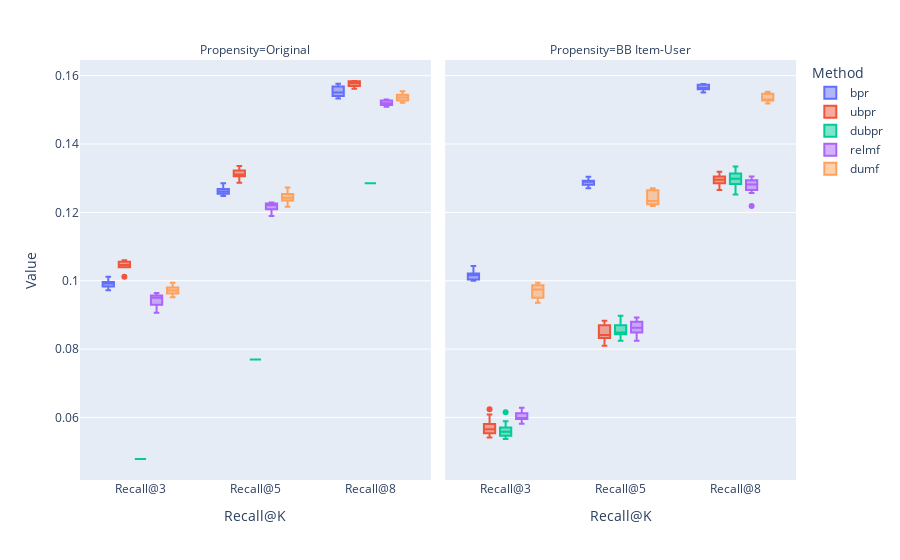

The notebook cell this image was saved under:
### Markdown cell above
### Recall@K

### Code cell
plot_metric(yahoo_df, 'Recall', methods=_methods, propensities=_propensities)

### Figure 1 — Plotly figure (JSON) as saved in the notebook; plotly's stock layout.template omitted (floating-point values rounded to 4 significant figures)
{"data": [{"alignmentgroup": "True", "hovertemplate": "Method=bpr<br>Propensity=Original<br>Metric@K=%{x}<br>Value=%{y}<extra></extra>", "legendgroup": "bpr", "marker": {"color": "#636efa"}, "name": "bpr", "notched": false, "offsetgroup": "bpr", "orientation": "v", "quartilemethod": "exclusive", "showlegend": true, "type": "box", "x": ["Recall@3", "Recall@3", "Recall@3", "Recall@3", "Recall@3", "Recall@3", "Recall@3", "Recall@3", "Recall@3", "Recall@3", "Recall@5", "Recall@5", "Recall@5", "Recall@5", "Recall@5", "Recall@5", "Recall@5", "Recall@5", "Recall@5", "Recall@5", "Recall@8", "Recall@8", "Recall@8", "Recall@8", "Recall@8", "Recall@8", "Recall@8", "Recall@8", "Recall@8", "Recall@8"], "x0": " ", "xaxis": "x", "y": [0.1011, 0.09936, 0.09906, 0.09876, 0.09958, 0.09967, 0.09828, 0.1003, 0.09728, 0.09725, 0.1262, 0.1269, 0.1274, 0.1267, 0.1256, 0.1285, 0.126, 0.1255, 0.1248, 0.1248, 0.1568, 0.1569, 0.1554, 0.1555, 0.1545, 0.1576, 0.1535, 0.1533, 0.1547, 0.154], "y0": " ", "yaxis": "y"}, {"alignmentgroup": "True", "hovertemplate": "Method=bpr<br>Propensity=BB Item-User<br>Metric@K=%{x}<br>Value=%{y}<extra></extra>", "legendgroup": "bpr", "marker": {"color": "#636efa"}, "name": "bpr", "notched": false, "offsetgroup": "bpr", "orientation": "v", "quartilemethod": "exclusive", "showlegend": false, "type": "box", "x": ["Recall@3", "Recall@3", "Recall@3", "Recall@3", "Recall@3", "Recall@3", "Recall@3", "Recall@3", "Recall@3", "Recall@3", "Recall@5", "Recall@5", "Recall@5", "Recall@5", "Recall@5", "Recall@5", "Recall@5", "Recall@5", "Recall@5", "Recall@5", "Recall@8", "Recall@8", "Recall@8", "Recall@8", "Recall@8", "Recall@8", "Recall@8", "Recall@8", "Recall@8", "Recall@8"], "x0": " ", "xaxis": "x2", "y": [0.1018, 0.1018, 0.1021, 0.1014, 0.1043, 0.1004, 0.1013, 0.1029, 0.1003, 0.09999, 0.1292, 0.1282, 0.1291, 0.1288, 0.1305, 0.1301, 0.1271, 0.1281, 0.1272, 0.129, 0.1575, 0.1562, 0.1574, 0.1563, 0.1558, 0.1575, 0.1571, 0.1566, 0.1551, 0.156], "y0": " ", "yaxis": "y2"}, {"alignmentgroup": "True", "hovertemplate": "Method=ubpr<br>Propensity=Original<br>Metric@K=%{x}<br>Value=%{y}<extra></extra>", "legendgroup": "ubpr", "marker": {"color": "#EF553B"}, "name": "ubpr", "notched": false, "offsetgroup": "ubpr", "orientation": "v", "quartilemethod": "exclusive", "showlegend": true, "type": "box", "x": ["Recall@3", "Recall@3", "Recall@3", "Recall@3", "Recall@3", "Recall@3", "Recall@3", "Recall@3", "Recall@3", "Recall@3", "Recall@5", "Recall@5", "Recall@5", "Recall@5", "Recall@5", "Recall@5", "Recall@5", "Recall@5", "Recall@5", "Recall@5", "Recall@8", "Recall@8", "Recall@8", "Recall@8", "Recall@8", "Recall@8", "Recall@8", "Recall@8", "Recall@8", "Recall@8"], "x0": " ", "xaxis": "x", "y": [0.1047, 0.1046, 0.104, 0.106, 0.1044, 0.1055, 0.1059, 0.1045, 0.1039, 0.1012, 0.1301, 0.1317, 0.1314, 0.1322, 0.1308, 0.1306, 0.1336, 0.1307, 0.1323, 0.1287, 0.1568, 0.1584, 0.1584, 0.1562, 0.1578, 0.1578, 0.1583, 0.157, 0.1574, 0.1578], "y0": " ", "yaxis": "y"}, {"alignmentgroup": "True", "hovertemplate": "Method=ubpr<br>Propensity=BB Item-User<br>Metric@K=%{x}<br>Value=%{y}<extra></extra>", "legendgroup": "ubpr", "marker": {"color": "#EF553B"}, "name": "ubpr", "notched": false, "offsetgroup": "ubpr", "orientation": "v", "quartilemethod": "exclusive", "showlegend": false, "type": "box", "x": ["Recall@3", "Recall@3", "Recall@3", "Recall@3", "Recall@3", "Recall@3", "Recall@3", "Recall@3", "Recall@3", "Recall@3", "Recall@5", "Recall@5", "Recall@5", "Recall@5", "Recall@5", "Recall@5", "Recall@5", "Recall@5", "Recall@5", "Recall@5", "Recall@8", "Recall@8", "Recall@8", "Recall@8", "Recall@8", "Recall@8", "Recall@8", "Recall@8", "Recall@8", "Recall@8"], "x0": " ", "xaxis": "x2", "y": [0.05553, 0.05412, 0.05436, 0.0624, 0.058, 0.06084, 0.05541, 0.05806, 0.05605, 0.05698, 0.081, 0.08322, 0.08279, 0.08829, 0.08446, 0.08598, 0.0838, 0.08712, 0.08369, 0.08698, 0.1287, 0.1266, 0.1295, 0.1319, 0.13, 0.1295, 0.1305, 0.1285, 0.1269, 0.1313], "y0": " ", "yaxis": "y2"}, {"alignmentgroup": "True", "hovertemplate": "Method=dubpr<br>Propensity=Original<br>Metric@K=%{x}<br>Value=%{y}<extra></extra>", "legendgroup": "dubpr", "marker": {"color": "#00cc96"}, "name": "dubpr", "notched": false, "offsetgroup": "dubpr", "orientation": "v", "quartilemethod": "exclusive", "showlegend": true, "type": "box", "x": ["Recall@3", "Recall@3", "Recall@3", "Recall@3", "Recall@3", "Recall@3", "Recall@3", "Recall@3", "Recall@3", "Recall@3", "Recall@5", "Recall@5", "Recall@5", "Recall@5", "Recall@5", "Recall@5", "Recall@5", "Recall@5", "Recall@5", "Recall@5", "Recall@8", "Recall@8", "Recall@8", "Recall@8", "Recall@8", "Recall@8", "Recall@8", "Recall@8", "Recall@8", "Recall@8"], "x0": " ", "xaxis": "x", "y": [0.04785, 0.04785, 0.04785, 0.04785, 0.04785, 0.04785, 0.04785, 0.04785, 0.04785, 0.04785, 0.07694, 0.07694, 0.07694, 0.07694, 0.07694, 0.07694, 0.07694, 0.07694, 0.07694, 0.07694, 0.1285, 0.1285, 0.1285, 0.1285, 0.1285, 0.1285, 0.1285, 0.1285, 0.1285, 0.1285], "y0": " ", "yaxis": "y"}, {"alignmentgroup": "True", "hovertemplate": "Method=dubpr<br>Propensity=BB Item-User<br>Metric@K=%{x}<br>Value=%{y}<extra></extra>", "legendgroup": "dubpr", "marker": {"color": "#00cc96"}, "name": "dubpr", "notched": false, "offsetgroup": "dubpr", "orientation": "v", "quartilemethod": "exclusive", "showlegend": false, "type": "box", "x": ["Recall@3", "Recall@3", "Recall@3", "Recall@3", "Recall@3", "Recall@3", "Recall@3", "Recall@3", "Recall@3", "Recall@3", "Recall@5", "Recall@5", "Recall@5", "Recall@5", "Recall@5", "Recall@5", "Recall@5", "Recall@5", "Recall@5", "Recall@5", "Recall@8", "Recall@8", "Recall@8", "Recall@8", "Recall@8", "Recall@8", "Recall@8", "Recall@8", "Recall@8", "Recall@8"], "x0": " ", "xaxis": "x2", "y": [0.05505, 0.05886, 0.06156, 0.05655, 0.05704, 0.05707, 0.05468, 0.05367, 0.05515, 0.05454, 0.08485, 0.08699, 0.08979, 0.08367, 0.0855, 0.08456, 0.0849, 0.08437, 0.08723, 0.08242, 0.1285, 0.1317, 0.1301, 0.1252, 0.1304, 0.1295, 0.1283, 0.1314, 0.1335, 0.128], "y0": " ", "yaxis": "y2"}, {"alignmentgroup": "True", "hovertemplate": "Method=relmf<br>Propensity=Original<br>Metric@K=%{x}<br>Value=%{y}<extra></extra>", "legendgroup": "relmf", "marker": {"color": "#ab63fa"}, "name": "relmf", "notched": false, "offsetgroup": "relmf", "orientation": "v", "quartilemethod": "exclusive", "showlegend": true, "type": "box", "x": ["Recall@3", "Recall@3", "Recall@3", "Recall@3", "Recall@3", "Recall@3", "Recall@3", "Recall@3", "Recall@3", "Recall@3", "Recall@5", "Recall@5", "Recall@5", "Recall@5", "Recall@5", "Recall@5", "Recall@5", "Recall@5", "Recall@5", "Recall@5", "Recall@8", "Recall@8", "Recall@8", "Recall@8", "Recall@8", "Recall@8", "Recall@8", "Recall@8", "Recall@8", "Recall@8"], "x0": " ", "xaxis": "x", "y": [0.09508, 0.09061, 0.09503, 0.09633, 0.0937, 0.09547, 0.09182, 0.09571, 0.09297, 0.09638, 0.1223, 0.1189, 0.1226, 0.1224, 0.1214, 0.1197, 0.1218, 0.1228, 0.1229, 0.1209, 0.153, 0.1519, 0.1524, 0.1527, 0.1509, 0.1512, 0.1529, 0.1515, 0.1519, 0.1519], "y0": " ", "yaxis": "y"}, {"alignmentgroup": "True", "hovertemplate": "Method=relmf<br>Propensity=BB Item-User<br>Metric@K=%{x}<br>Value=%{y}<extra></extra>", "legendgroup": "relmf", "marker": {"color": "#ab63fa"}, "name": "relmf", "notched": false, "offsetgroup": "relmf", "orientation": "v", "quartilemethod": "exclusive", "showlegend": false, "type": "box", "x": ["Recall@3", "Recall@3", "Recall@3", "Recall@3", "Recall@3", "Recall@3", "Recall@3", "Recall@3", "Recall@3", "Recall@3", "Recall@5", "Recall@5", "Recall@5", "Recall@5", "Recall@5", "Recall@5", "Recall@5", "Recall@5", "Recall@5", "Recall@5", "Recall@8", "Recall@8", "Recall@8", "Recall@8", "Recall@8", "Recall@8", "Recall@8", "Recall@8", "Recall@8", "Recall@8"], "x0": " ", "xaxis": "x2", "y": [0.05958, 0.05824, 0.06093, 0.05815, 0.05979, 0.05986, 0.06122, 0.05982, 0.06241, 0.06283, 0.08719, 0.08467, 0.08513, 0.08244, 0.08483, 0.08802, 0.08684, 0.08565, 0.08808, 0.08924, 0.1278, 0.1303, 0.1257, 0.1273, 0.1219, 0.1285, 0.1265, 0.1305, 0.1294, 0.1293], "y0": " ", "yaxis": "y2"}, {"alignmentgroup": "True", "hovertemplate": "Method=dumf<br>Propensity=Original<br>Metric@K=%{x}<br>Value=%{y}<extra></extra>", "legendgroup": "dumf", "marker": {"color": "#FFA15A"}, "name": "dumf", "notched": false, "offsetgroup": "dumf", "orientation": "v", "quartilemethod": "exclusive", "showlegend": true, "type": "box", "x": ["Recall@3", "Recall@3", "Recall@3", "Recall@3", "Recall@3", "Recall@3", "Recall@3", "Recall@3", "Recall@3", "Recall@3", "Recall@5", "Recall@5", "Recall@5", "Recall@5", "Recall@5", "Recall@5", "Recall@5", "Recall@5", "Recall@5", "Recall@5", "Recall@8", "Recall@8", "Recall@8", "Recall@8", "Recall@8", "Recall@8", "Recall@8", "Recall@8", "Recall@8", "Recall@8"], "x0": " ", "xaxis": "x", "y": [0.09945, 0.09517, 0.09709, 0.09774, 0.09698, 0.098, 0.09627, 0.09831, 0.0955, 0.09714, 0.1241, 0.1218, 0.1243, 0.1254, 0.1251, 0.1243, 0.1217, 0.1273, 0.1235, 0.1254, 0.1537, 0.1544, 0.1555, 0.1539, 0.1527, 0.1526, 0.1535, 0.1532, 0.1521, 0.1545], "y0": " ", "yaxis": "y"}, {"alignmentgroup": "True", "hovertemplate": "Method=dumf<br>Propensity=BB Item-User<br>Metric@K=%{x}<br>Value=%{y}<extra></extra>", "legendgroup": "dumf", "marker": {"color": "#FFA15A"}, "name": "dumf", "notched": false, "offsetgroup": "dumf", "orientation": "v", "quartilemethod": "exclusive", "showlegend": false, "type": "box", "x": ["Recall@3", "Recall@3", "Recall@3", "Recall@3", "Recall@3", "Recall@3", "Recall@3", "Recall@3", "Recall@3", "Recall@3", "Recall@5", "Recall@5", "Recall@5", "Recall@5", "Recall@5", "Recall@5", "Recall@5", "Recall@5", "Recall@5", "Recall@5", "Recall@8", "Recall@8", "Recall@8", "Recall@8", "Recall@8", "Recall@8", "Recall@8", "Recall@8", "Recall@8", "Recall@8"], "x0": " ", "xaxis": "x2", "y": [0.09773, 0.09502, 0.09357, 0.09898, 0.09477, 0.09942, 0.09768, 0.09725, 0.09524, 0.09865, 0.1235, 0.1231, 0.1222, 0.1227, 0.1224, 0.1265, 0.1219, 0.1265, 0.1235, 0.127, 0.1539, 0.1527, 0.1519, 0.1529, 0.1531, 0.1527, 0.1527, 0.1547, 0.1553, 0.1548], "y0": " ", "yaxis": "y2"}], "layout": {"annotations": [{"font": {}, "showarrow": false, "text": "Propensity=Original", "x": 0.245, "xanchor": "center", "xref": "paper", "y": 1, "yanchor": "bottom", "yref": "paper"}, {"font": {}, "showarrow": false, "text": "Propensity=BB Item-User", "x": 0.755, "xanchor": "center", "xref": "paper", "y": 1, "yanchor": "bottom", "yref": "paper"}], "boxmode": "group", "legend": {"title": {"text": "Method"}, "tracegroupgap": 0}, "margin": {"t": 60}, "xaxis": {"anchor": "y", "domain": [0, 0.49], "title": {"text": "Recall@K"}}, "xaxis2": {"anchor": "y2", "domain": [0.51, 1], "matches": "x", "title": {"text": "Recall@K"}}, "yaxis": {"anchor": "x", "domain": [0, 1], "title": {"text": "Value"}}, "yaxis2": {"anchor": "x2", "domain": [0, 1], "matches": "y", "showticklabels": false}}}
